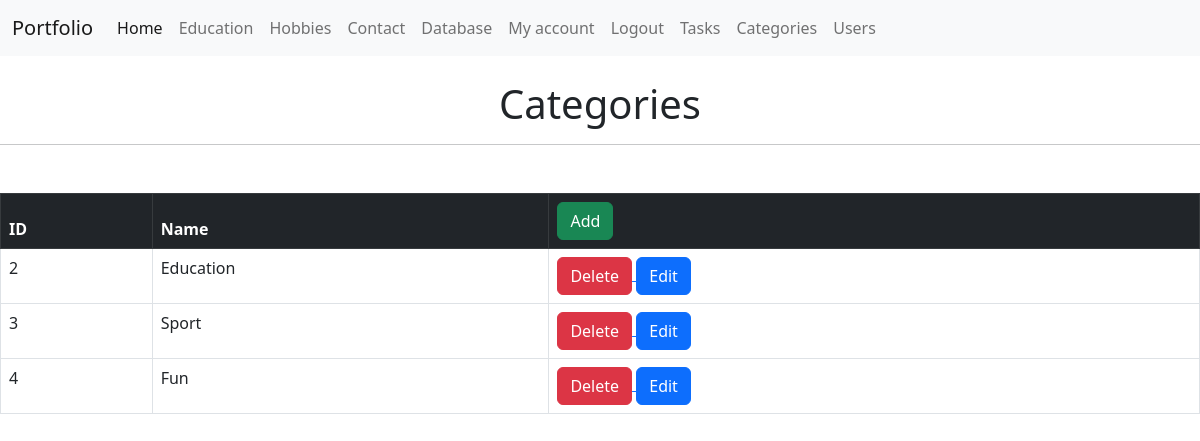
/categories (signed in), run on the app's committed database.
### app/to_do/models.py (models this page shows)
class Category(db.Model):
    id = db.Column(db.Integer, primary_key=True)
    name = db.Column(db.String(255), nullable=False, unique=True)
    tasks = db.relationship('Task', backref='category', lazy='dynamic')

### app/to_do/views.py (the view)
@to_do_bp.route('/categories', methods=['GET'])
@login_required
def categories():
    categories_ = Category.query.all()
    return render_template('categories.html', categories=categories_)

### app/account/models.py (called while the page is built)
@login_manager.user_loader
def user_loader(user_id):
    return User.query.get(int(user_id))

### app/to_do/templates/to_do/categories.html (shortened to what this page needs)
{% extends 'layout.html' %}
{% block name %}
<br><h1 class="text-center">Categories </h1>
{% endblock %}
{% block body %}
<table class="table table-hover table-bordered">
    <thead class="table-dark">
      <tr>
       <th scope="col">ID</th>
       <th scope="col">Name</th>
       <th scope="col"><a href="{{ url_for('to_do.category_add') }}" type="button" class="btn btn-success">Add</a></th>
      </tr>
    </thead>
    <tbody>
        {% for category in categories %}
      <tr>
       <td>{{category.id}}</td>
       <td>{{category.name}}</td>
       <td>
        <a href="{{url_for('to_do.category_delete', id=category.id)}}">
            <input type="button" class="btn btn-danger" value="Delete">
        </a>
        <a href="{{url_for('to_do.category_update', id=category.id)}}">
            <input type="button" class="btn btn-primary" value="Edit">
        </a>
    </td>
       </tr>
    </tbody>
    {% endfor%}
 </table>
{% endblock %}

### data on the page
Category: id "2", name "Education"
Category: id "3", name "Sport"
Category: id "4", name "Fun"
